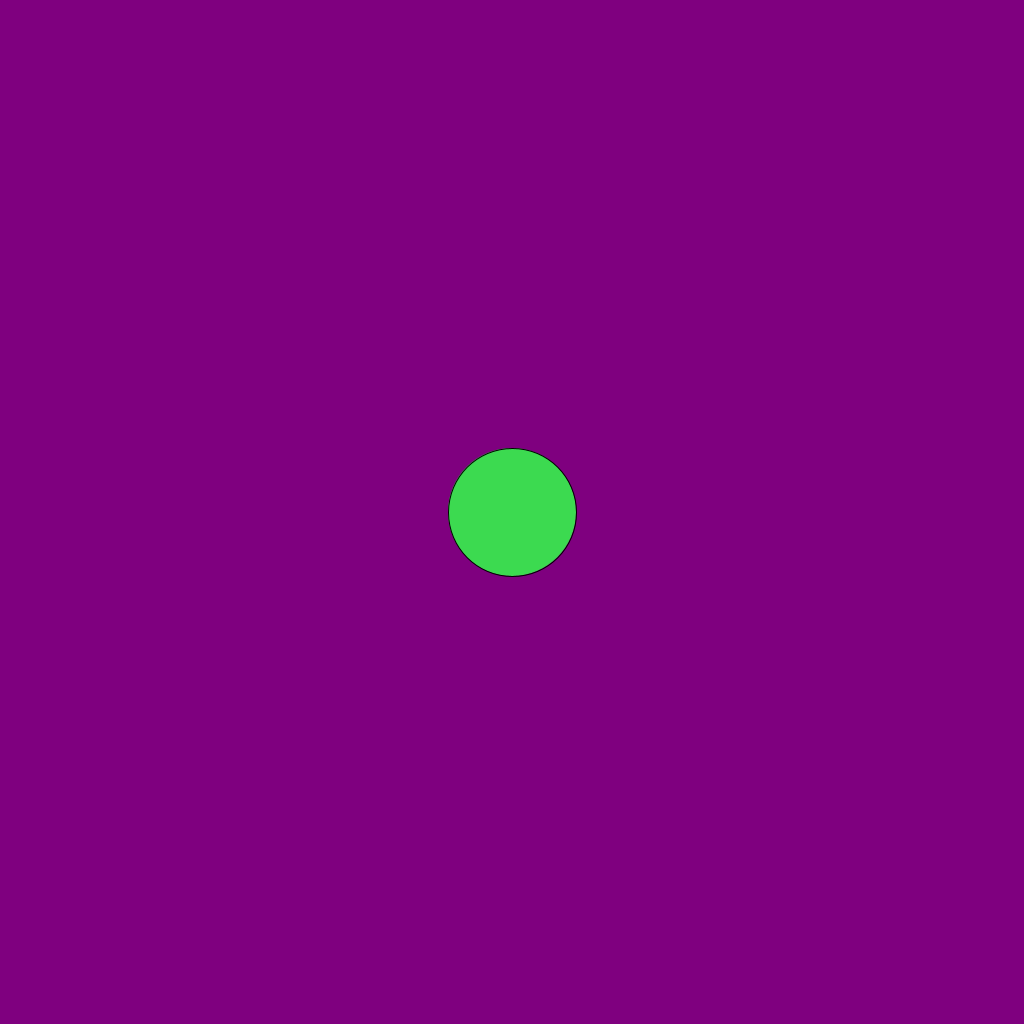
Frame 1 (no input)
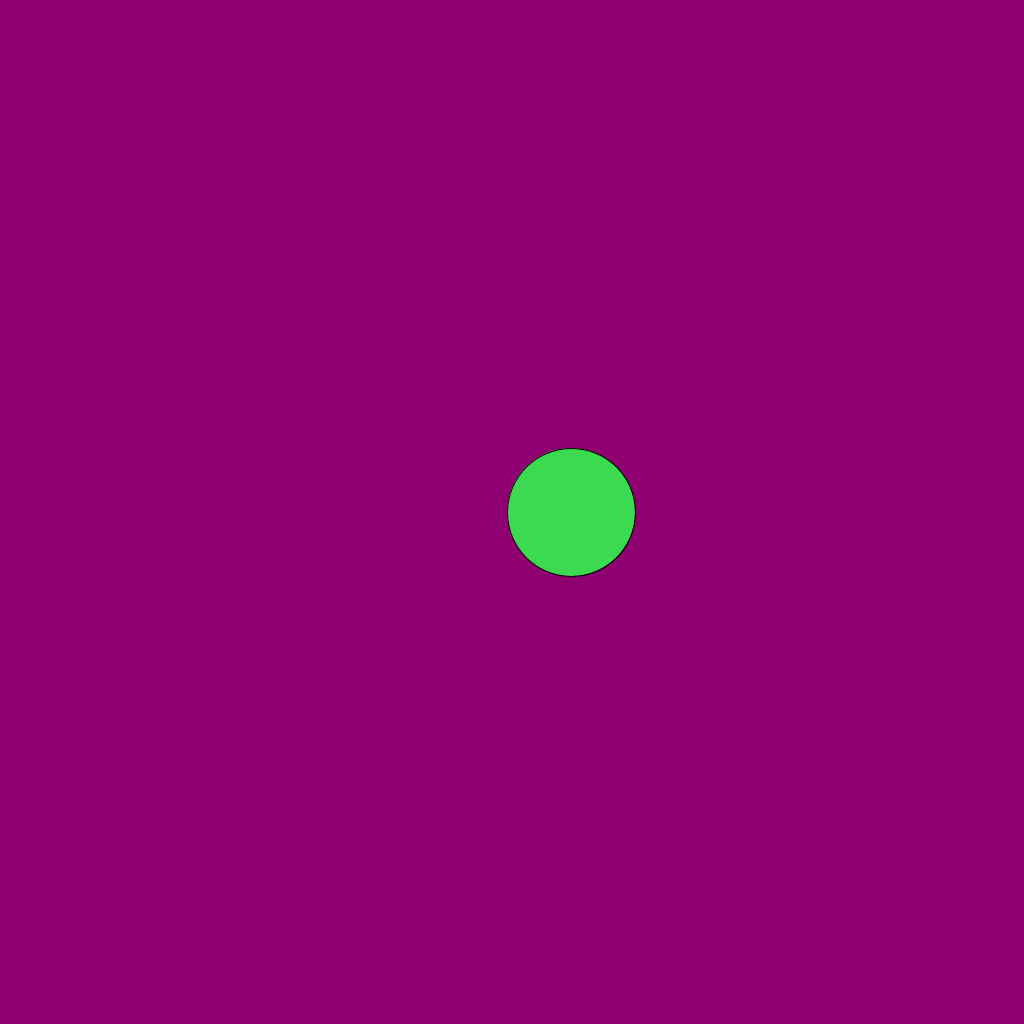
Frame 60 (the mouse pressed at the canvas centre just before this capture)
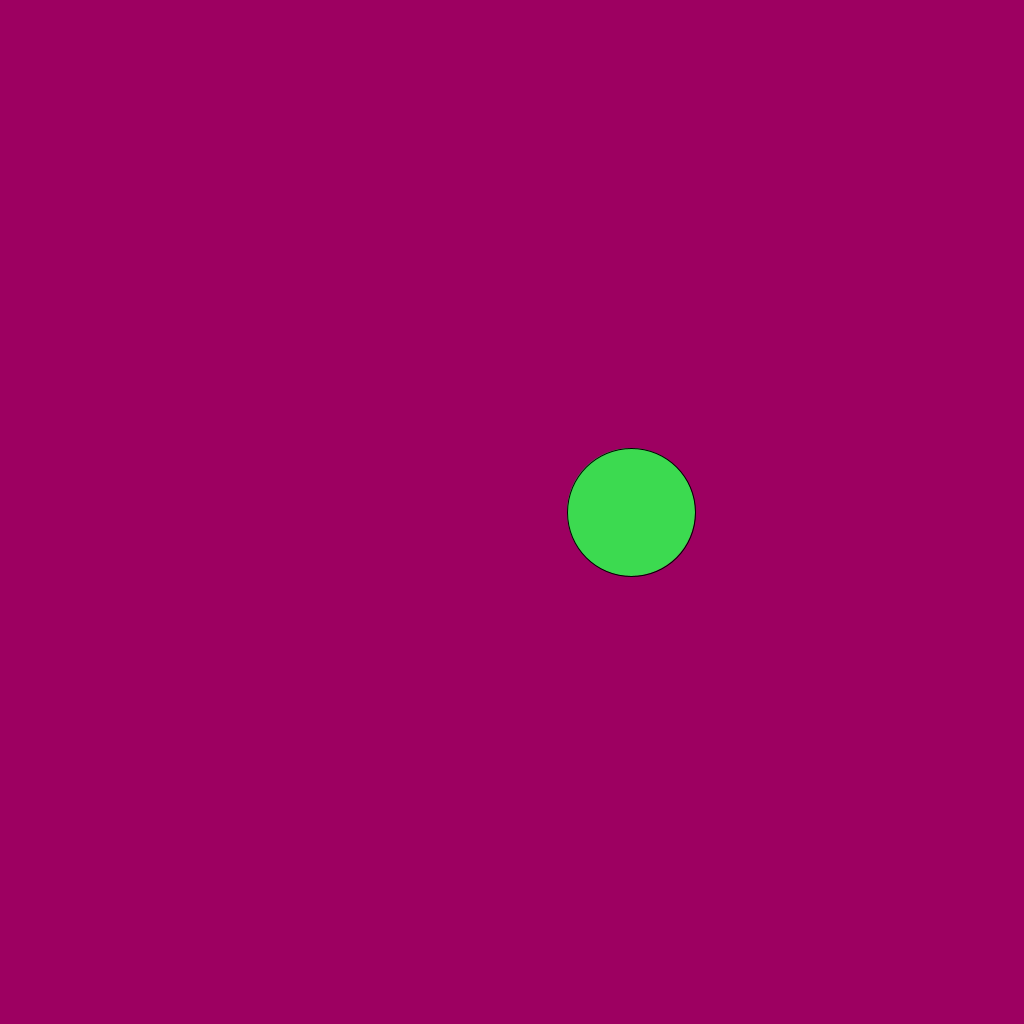
Frame 120 (the mouse held since frame 60 and released just before this capture)

The Processing sketch that drew these frames (run headless with seeded random() and noise(); from frame 60 on, the mouse is pressed at the canvas centre):

// Processing sketch: ballBounceColorChange
// ── ballBounceColorChange.pde

float x = 1024;
float y = 1024;
float c = 256;

float bx = x/2;
float by = y/2;
float status = 0;

color back1 = color(random(255), random(255), random(255));
color c1 = color(random(255), random(255), random(255));
color c2 = color(random(255), random(255), random(255));
color c3 = color(random(255), random(255), random(255));

float r1;
float b1;

void setup() {
    size(1024, 1024);
}

void draw() {
    r1 = bx*(255/x);
    b1 = (x-bx)*(255/x);
    background(r1, 0, b1);
    fill(c1);
    ellipse(bx, by, 128, 128);
    if(status == 0){
        bx = bx + 1;
    }else if(status == 1){
        bx = bx - 1;
    }
    if(bx <= 64){
        status = 0;
    }else if(bx >= y-64){
        status = 1;
    }else{
    }
}
